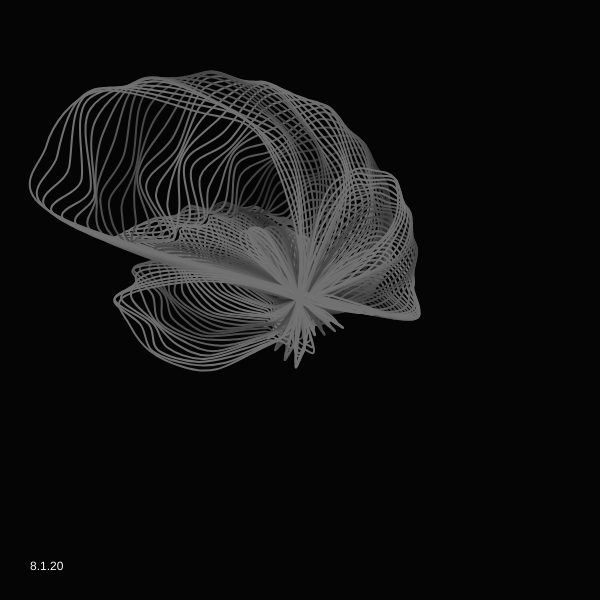
Frame 1 (no input)
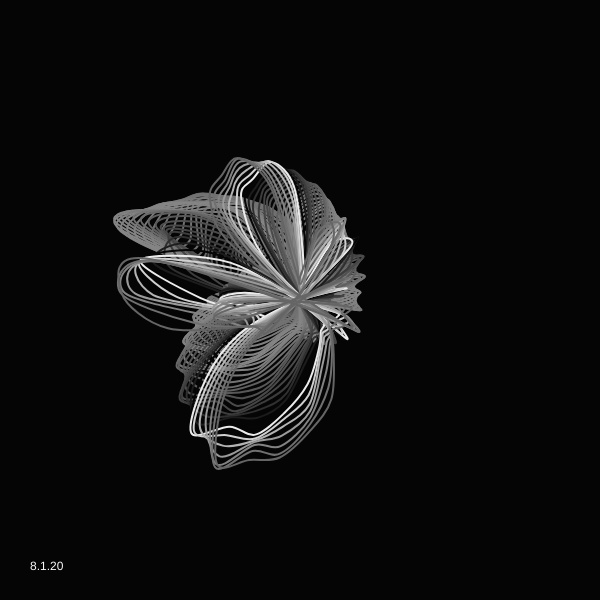
Frame 60 (no input)
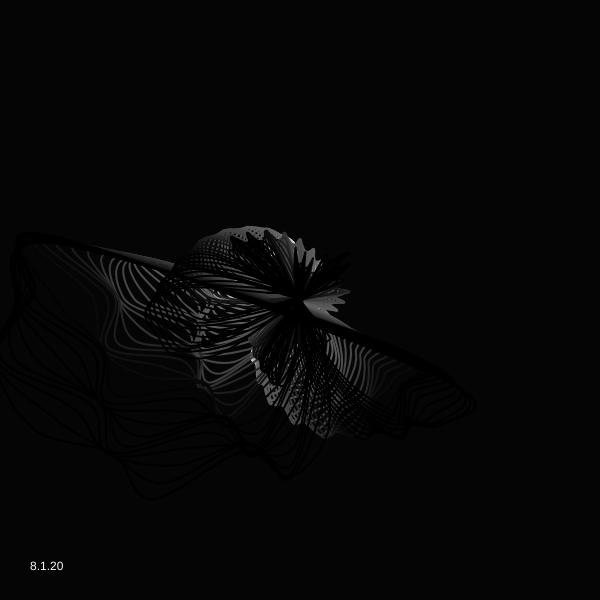
Frame 120 (the mouse pressed at the canvas centre since frame 60)

The p5.js sketch that drew these frames (run headless with seeded random() and noise() and a simulated clock; from frame 60 on, the mouse is pressed at the canvas centre):

// p5.js sketch
// ── sketch.js
let _divideNum;
let _noiseStep;
let _objectNum;
let _aryObjects = [];
let _noiseSeedRad;
let _noiseSeedAng;
let _noiseStepRad;
let _noiseStepAng;
let _noiseSpeedRad;
let _noiseSpeedAng;
let _rad;
let _scale;
let _rad_offset;
let lapse = 0;    // mouse timer

function setup() {
  createCanvas(600, 600);
  // colorMode(HSB, 255);
  frameRate(30);
  background(5);
  strokeWeight(2);
  stroke(0, 255);
  noFill();
  _divideNum = 32;
  _objectNum = 60;
  _noiseSeedRad = random(10);
  _noiseSeedAng = random(10);
  _noiseStepRad = 0.1;
  _noiseStepAng = 0.2;
  _noiseSpeedRad = 0.01;
  _noiseSpeedAng = 0.01;
  _noiseStepObj = 0.02;
  _rad = width/4;
  _scale = 0.16;
  _rad_offset = -0.5;
}

function Circle(divideNum, rad, rad_offset, noiseSeedAng, noiseStepAng, noiseSeedRad, noiseStepRad) {
  let sumNoiseVal = 0;
  for (let i = 0; i < divideNum; i++) {
    sumNoiseVal += noise(noiseSeedAng + i * noiseStepAng);
  }
  let centX = width/2;
  let centY = height/2;
  let currentNoiseVal = noise(noiseSeedAng);
  stroke((255*sin(2*PI*noise(noiseSeedRad))+140)%255);
  beginShape();
  for (let i = 0; i < divideNum+3; i++) {
    let tgt_i = i;
    if (tgt_i >= divideNum) { tgt_i -= divideNum; }
    currentNoiseVal += noise(noiseSeedAng + tgt_i * noiseStepAng);
    curveVertex(centX + rad * (noise(noiseSeedRad + tgt_i * noiseStepRad)+rad_offset) * cos(2*PI*currentNoiseVal/sumNoiseVal),
          centY + rad * (noise(noiseSeedRad + tgt_i * noiseStepRad)+rad_offset) * sin(2*PI*currentNoiseVal/sumNoiseVal));
  }
  endShape();
}

function draw() {
  background(5);
  let myNoiseSeedRad;
  let myNoiseSeedAng;
  _noiseSeedRad += _noiseSpeedRad;
  _noiseSeedAng += _noiseSpeedAng;
  for (let i = 0; i < _objectNum; i++) {
    myNoiseSeedRad = _noiseSeedRad + i * _noiseStepObj;
    myNoiseSeedAng = _noiseSeedAng + i * _noiseStepObj;
    Circle(_divideNum, _rad * _scale * (i+1), _rad_offset, myNoiseSeedAng, _noiseStepAng, myNoiseSeedRad, _noiseStepRad)
  }
  noStroke();
  fill(250);
  text("8.1.20", 30, height-30);
  noFill();
}
